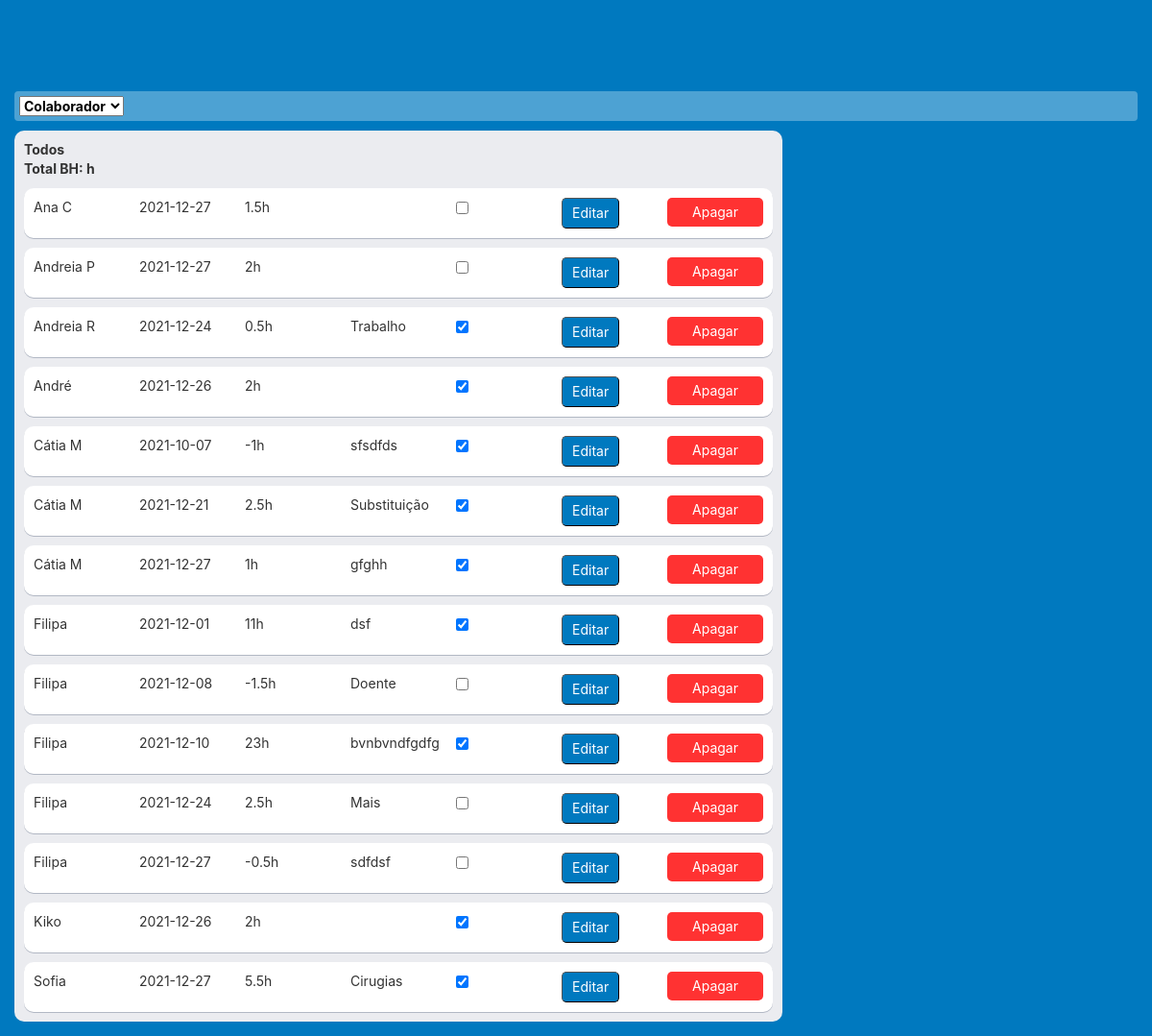
/banco_horas, run on an earlier commit of the app's database.
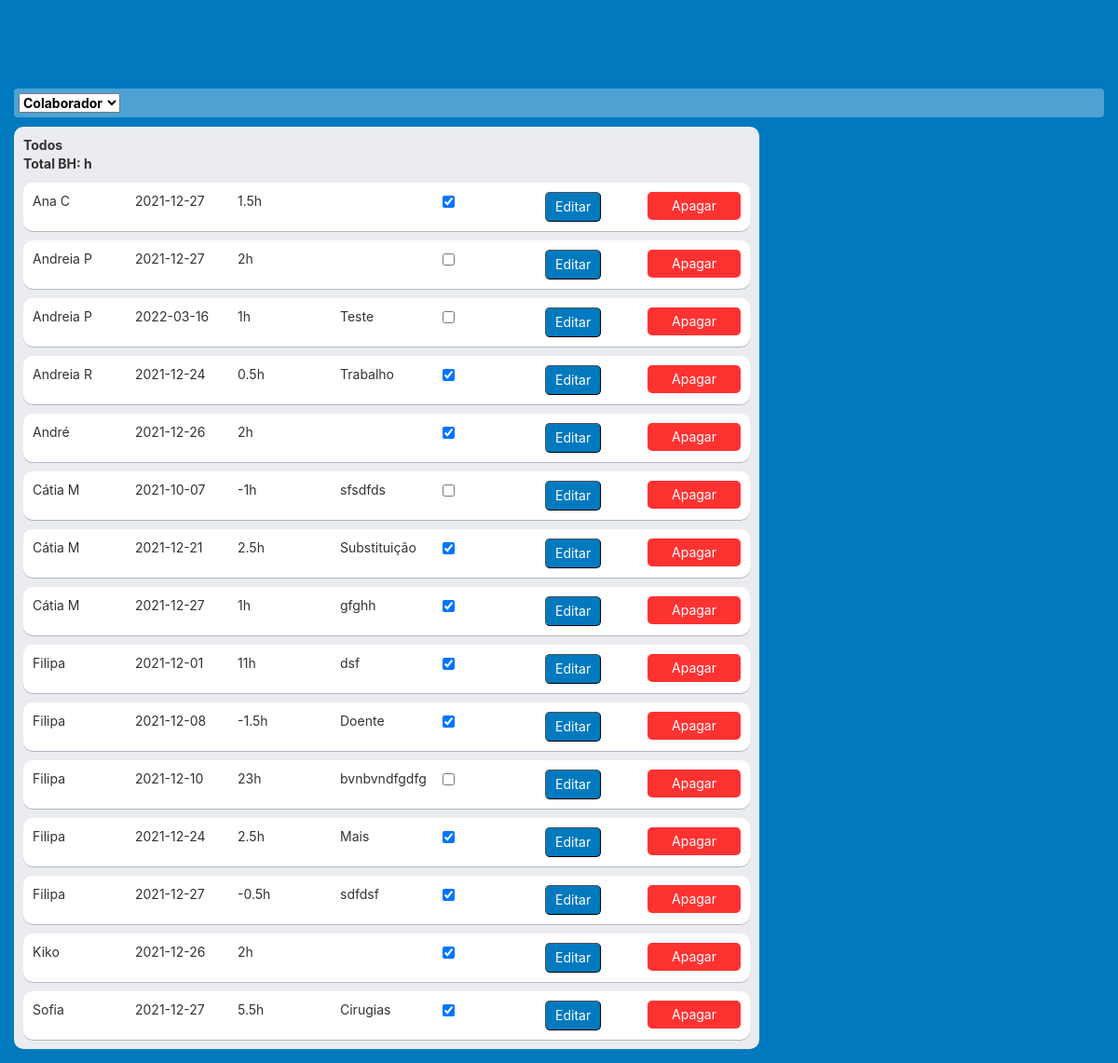
And on a later commit of the database.
### bh_db.py (models this page shows)
class BH(Model):
    worker_id = ForeignKeyField(Worker, backref='bh')
    data_pedido = DateField()
    data = DateField()
    duration = TimeField()
    desc = CharField()
    approved = BooleanField()
    class Meta:
        database = db
        table_name = bh_tbl
        order_by = ('data',)

class Worker(Model):
    name = CharField(unique=True)
    department = CharField()
    active = BooleanField()
    class Meta:
        database = db
        table_name = workers_tbl

### main.py (the view, shortened to what this page needs)
@app.route('/banco_horas', methods=['GET', 'POST'])
def bancohoras_list():
    workers_ = bh_db.get_dep_workers_list(False)
    if request.method == 'GET':
        worker_name_ = 'Todos'
        entradas_, soma_, soma_approved_ = bh_db.get_bh_all()
        return render_template('bh_list.html', entradas=entradas_, worker_name=worker_name_, workers=workers_, is_admin=is_admin)

### bh_db.py (called while the page is built)
def get_dep_workers_list(active_):
    if active_:
        return Worker.select().where(Worker.active == active_).order_by(Worker.name)
    else:
        return Worker.select().order_by(Worker.name)

def get_bh_all():
    soma = BH.select(fn.SUM(BH.duration)).scalar()
    soma_approved = BH.select(fn.SUM(BH.duration)).where(BH.approved == 1).scalar()
    if soma_approved is None:
        soma_approved = 0
    return BH.select(BH, Worker).join(Worker).order_by(Worker.name, BH.data), soma, soma_approved

### templates/bh_list.html (shortened to what this page needs)
{% extends 'base.html' %}
{% block content %}
<br/><br/>
<div class="board">
    <div class="board-header">
        <div class="left">
            <div class="board-header-text">
                <form action="" method="POST" id="banco">
                    <select id="workers" name="workers" onchange="this.form.submit()" required>
                        <option value="" disabled selected hidden>Colaborador</option>
                    </select>
                </form>
            </div>
        </div>
    </div>
    <div class="board-lists-home">
        <div class="board-list">
            {% if entradas!=None %}
            <div class="list-title">
                {{ worker_name }}
                <br>Total BH: <div id="total" style="display:inline;">{{ soma_approved }}h</div>
            </div>
            {% for item in entradas %}
            <div class="card-bh-list" id="card_{{ item.id }}">
                <div>
                    {{ item.worker_id.name }}
                </div>
                <div>
                    {{ item.data }}
                </div>
                <div>
                    {{ item.duration }}h
                </div>
                <div>
                    {{ item.desc }}
                </div>
                <div>
                    <input type="checkbox" id="approved_{{ item.id }}" onchange="checkClick({{ item.id }}, '{{ worker_name }}')"
                           {% if item.approved %} checked{% endif %}>
                </div>
                <div id="button_submit_{{ item.id }}">
                    <button class="button_submit" onclick="showHide('edit_card_{{ item.id }}', 'card_{{ item.id }}')">Editar</button>
                </div>
                <div>
                    <div class="button_delete">Apagar</div>
                </div>
            </div>
            {% endfor %}
            {% endif %}
        </div>
    </div>
</div>
{% endblock %}

### templates/base.html (shortened to what this page needs)
<!DOCTYPE html>
<html lang="en">
<head>
    <link rel="stylesheet" href="https://cdnjs.cloudflare.com/ajax/libs/twitter-bootstrap/3.3.5/css/bootstrap.min.css">
    <link rel="stylesheet" href="../static/css/style.css">
</head>
<body>
    <div class="base">
        {% block content %}
        {% endblock %}
    </div>
</body>
</html>

### static/css/style.css (style rules this page uses)
body { background-color: rgb(0, 121, 191); }
.base { background-color: rgb(0, 121, 191); font-family: -apple-system,BlinkMacSystemFont,Segoe UI,Roboto,Noto Sans,Ubuntu,Droid Sans,Helvetica Neue,sans-serif; font-size: 14px; display: grid; grid-template-rows: max-content auto; grid-gap: 20px; height: 100%; padding: 15px; }
.board { display: grid; grid-gap: 10px; grid-template-rows: max-content auto; }
.board-header { color: black; background-color: rgba(255, 255, 255, 0.3); display: grid; grid-template-columns: repeat(2, 1fr); padding: 0px; width: 100%; border-radius: 4px; }
.board-header-text { font-weight: bold; padding: 5px; }
.board-header .left { display: grid; grid-template-columns: repeat(4, max-content); grid-gap: 10px; justify-self: left; }
.button, .button_submit, .button_delete { color: white; background-color: rgba(255, 255, 255, 0.3); border-radius: 5px; border-width: 1px; padding: 5px 10px; text-align: center; }
.button_submit { background-color: rgb(0, 121, 191); }
.button_delete { background-color: rgb(255, 50, 50); }
.board-lists, .board-lists-home { display: grid; grid-auto-columns: 550px; grid-auto-flow: column; grid-gap: 8px; height: max-content; }
.board-lists-home { grid-auto-columns: 800px; }
.board-list { background-color: rgb(235, 236, 240); border-radius: 10px; display: grid; grid-auto-rows: max-content; grid-gap: 10px; height: max-content; padding: 10px; }
.list-title { font-weight: bold; }
.card, .card_inactive, .card-home, .card-bh-list { background-color: white; border-radius: 10px; box-shadow: 0 1px 0 rgba(9,30,66,.25); padding: 10px; display: grid; grid-template-columns: repeat(4, 1fr); grid-gap: 10px; vertical-align: middle; }
.card-bh-list { grid-template-columns: repeat(7, 1fr); }

What changed in the data, as far as the page shows it:
changed BH "Ana C": approved "☐" → "☑"
added BH: worker_id.name "Andreia P", data "2022-03-16", duration "1", desc "Teste"
changed BH "sfsdfds": approved "☑" → "☐"
changed BH "Doente": approved "☐" → "☑"
changed BH "bvnbvndfgdfg": approved "☑" → "☐"
changed BH "Mais": approved "☐" → "☑"
changed BH "sdfdsf": approved "☐" → "☑"
